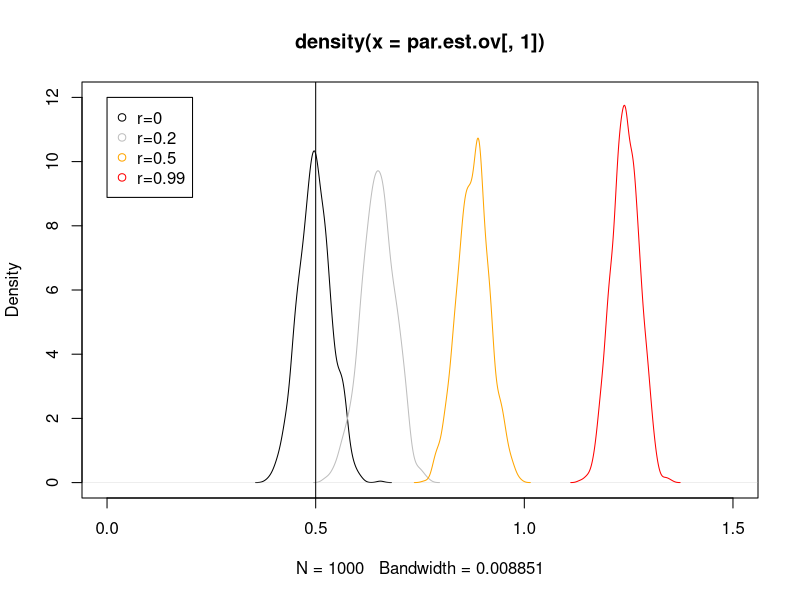

Generate this figure with R:
# **Adopted from**: 
# Monte Carlo Simulation and Resampling
# Methods for Social Science
# Authors: Thomas M. Carsey and
# Jeffrey J. Harden

# Install and load packages
# Adopted from: https://stackoverflow.com/questions/4090169/elegant-way-to-check-for-missing-packages-and-install-them
if(!require(mvtnorm)){
  install.packages("mvtnorm")
  library(mvtnorm)}

# Two examples from the book
# (a.) Omitted variable bias 
# (b.) Regression with random variables 

# **Some terminology**

# Monte Carlo simulation and the data-generating process (DGP)
# "the typical Monte Carlo simulation involves 
# drawing multiple random samples of data from 
# an assumed DGP that describes the unobserved 
# process in the larger population of how a 
# phenomenon of interest is produced" (p. 20). 

# And in the 'real world':
# "Of course, we rarely know what the true DGP 
# is in the real world—we just see the sample 
# data it produces. Most of our research is about
# trying to uncover the underlying DGP" (p. 21).

# (a.) Omitted Variable (Chapter 5.3.4) ------

# Adopted from p. 153
set.seed(37943) # Set the seed for reproducible results

reps <- 1000 # Set the number of repetitions at the top of the script

b0 <- .2 # True value for the intercept
b1 <- .5 # True value for the slopes
b2 <- .75
n <- 1000 # Sample size

# Level of IV correlation
cor.level <- c(0, .1, .2, .3, .4, .5, .6, .7, .8, .9, .99) 

# Empty matrix to store the estimates 
par.est.ov <- matrix(NA, nrow = reps, ncol = length(cor.level)) 

for(j in 1:length(cor.level)){ # Start the j loop
  for(i in 1:reps){ # Start the loop
    #i <- 1
    #j <- 1
    X.corr <- matrix(c(1, cor.level[j], cor.level[j], 1), nrow = 2, ncol = 2)
    X <- rmvnorm(n, mean = c(0, 0), sigma = X.corr) # Create two correlated 
    X1 <- X[ , 1]                                   # independent variables
    X2 <- X[ , 2]
    Y <- b0 + b1*X1 + b2*X2 + rnorm(n, 0, 1) # The true DGP, with N(0, 1) error
    model <- lm(Y ~ X1) # Estimate OLS model
    par.est.ov[i, j] <- model$coef[2] # Put the estimate for the coefficient on
                                      # X1 in column j
  } # End the i loop
} # End the j loop

# Print estimates
par.est.ov

# Get mean of estimates
# True b1 is 0.5
mean(par.est.ov[ , 1]) # r=0
mean(par.est.ov[ , 2]) # r=0.1
mean(par.est.ov[ , 3]) # r=0.2
mean(par.est.ov[ , 4]) # r=0.3
mean(par.est.ov[ , 5]) # r=0.4
mean(par.est.ov[ , 6]) # r=0.5
mean(par.est.ov[ , 7]) # r=0.6
mean(par.est.ov[ , 8]) # r=0.7
mean(par.est.ov[ , 9]) # r=0.8
mean(par.est.ov[ , 10]) # r=0.9
mean(par.est.ov[ , 11]) # r=0.99

# Plot 
plot(density(par.est.ov[ , 1]), xlim=c(0,1.5), ylim=c(0,12))
lines(density(par.est.ov[ , 3]), col="gray")
lines(density(par.est.ov[ , 6]), col="orange")
lines(density(par.est.ov[ , 11]), col="red")
abline(v=b1, col="black")
legend(0, 12, # Add legend
       legend=c("r=0","r=0.2","r=0.5","r=0.99"),
       col=c("black","gray","orange","red"),
       pch=1) 

# Cross-validation (Chapter 9.3) ---------

# Cross-validation (CV):
# "the general goal is to assess the fit of a 
# statistical model based on how well it performs 
# in making predictions of “new” observations" (p.344).

# "Because researchers rarely have multiple data 
# sets to employ, CV involves partitioning the 
# one data set a researcher has such that the 
# model is fit on one portion of the sample 
# (often called the “training” or “estimation” data) 
# and evaluated on another portion “testing” or 
# “evaluation” data)" (p. 244-245).

# Overfitting: 
# "As a result, CV helps guard against overfitting 
# the model to the particular sample of data at hand" (p. 345). 

# "any sample of data is made up of “signal” (systematic),
# which reflects the true relationship between
# variables in the DGP that is present in all samples, 
# and its own unique oddities, which we often label 
# “noise” (stochastic)" (p. 345). 

# "However, this noise can also “masquerade” as signal (p. 345). 

# Adopted from p. 345
set.seed(843749) # Set the seed for reproducible results

# Create correlation matrix, (r=0)
rand.vcv <- matrix(0, nrow = 20, ncol = 20) 
diag(rand.vcv) <- 1 

# Create 20 uncorrelated variables 
rand.data <- as.data.frame(rmvnorm(1000, mean = rep(0, times = 20),
 sigma = rand.vcv))

# Rename columns
colnames(rand.data) <- c("y", "x1", "x2", "x3", "x4", "x5", "x6", "x7", 
 "x8", "x9", "x10", "x11", "x12", "x13", "x14", "x15", "x16", "x17",
 "x18", "x19")

# Estimate model
rand.model <- lm(y~ x1 + x2 + x3 + x4 + x5 + x6 + x7 + x8 + x9 + x10 +
 x11 + x12 + x13 + x14 + x15 + x16 + x17 + x18 + x19, data = rand.data)
summary(rand.model)

# "Of the 20 estimated parameters (intercept and 19 slope coefficients), 
# exactly one of them, x3, is statistically significant 
# at the 0.05 level. This is despite the fact that 
# we know in the true DGP there is no covariance between 
# y and x3. However, this is not a surprising result. 
# By the very definition of a p value, we know that 
# under the null hypothesis such an estimate should 
# appear about 5% of the time" (p. 346). 

# What we see in this example is a case in which 
# the stochastic component of the model (noise) 
# happened by chance to produce a statistically 
# significant estimate. There is nothing systematic 
# that connects y and x3. Rather, the result is 
# just an odd quirk of this particular sample of data" (p. 347).

# "Thus, it is easy to be tricked into thinking 
# that a significant estimate automatically implies
# that something systematic is going on. CV is one 
# way of guarding against that problem" (p. 347).

# How to implement CV? --> Next term 

